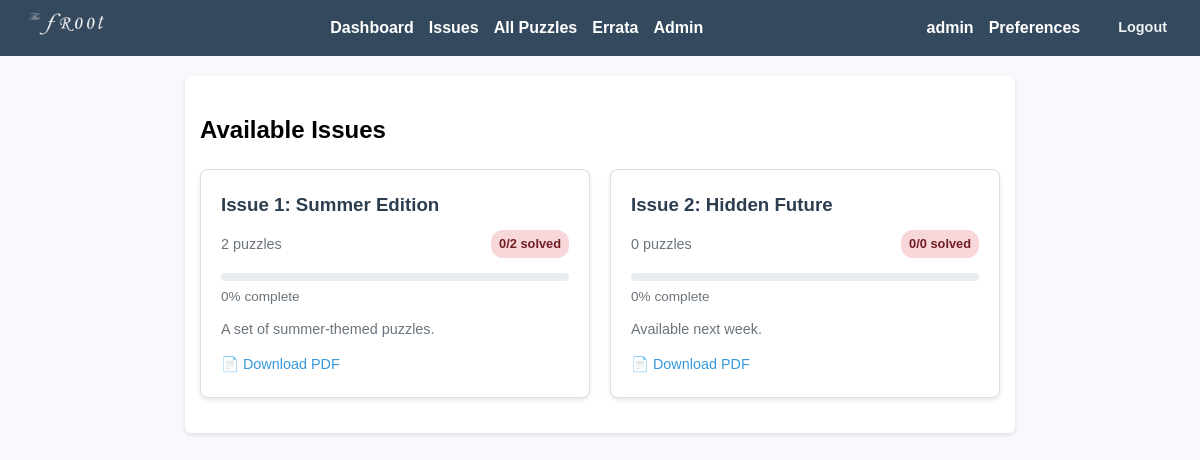
/issues (signed in), run on the app's committed database.
### app/models.py (models this page shows, shortened)
class User(UserMixin, db.Model):
    id = db.Column(db.Integer, primary_key=True)
    username = db.Column(db.String(150), unique=True, nullable=False)
    email = db.Column(db.String(150), unique=True, nullable=False)
    display_name = db.Column(db.String(150), nullable=True)
    password_hash = db.Column(db.String(200), nullable=False)
    is_admin = db.Column(db.Boolean, default=False)
    email_notifications = db.Column(db.Boolean, default=True)
    notify_new_issues = db.Column(db.Boolean, default=True)
    notify_new_hints = db.Column(db.Boolean, default=True)
    submissions = db.relationship('Submission', backref='user', lazy=True)

class Issue(db.Model):
    id = db.Column(db.Integer, primary_key=True)
    title = db.Column(db.String(200), nullable=False)
    description = db.Column(db.Text, nullable=True)
    pdf_filename = db.Column(db.String(200), nullable=True)
    answer_pdf_filename = db.Column(db.String(200), nullable=True)
    available_date = db.Column(db.DateTime(timezone=True), nullable=False, default=lambda: datetime.now(timezone.utc))
    puzzles = db.relationship('Puzzle', backref='issue', lazy=True)

### app/puzzles.py (the view)
@puzzle_bp.route('/issues')
@login_required
def list_issues():
    issues = Issue.query.order_by(Issue.available_date).all()
    current_time = datetime.now(timezone.utc)
    issue_progress = []
    for issue in issues:
        puzzle_count = len(issue.puzzles)
        solved_count = 0
        if puzzle_count > 0:
            puzzle_ids = [p.id for p in issue.puzzles]
            solved_count = Submission.query.filter(
                Submission.user_id == current_user.id,
                Submission.puzzle_id.in_(puzzle_ids),
                Submission.is_correct == True
            ).count()
        progress_percentage = (solved_count / puzzle_count * 100) if puzzle_count > 0 else 0
        issue_progress.append({
            'issue': issue,
            'puzzle_count': puzzle_count,
            'solved_count': solved_count,
            'progress_percentage': progress_percentage
        })
    return render_template('issue_list.html', issue_progress=issue_progress, current_time=current_time)

### app/templates/issue_list.html (shortened to what this page needs)
{% extends "base.html" %}
{% block content %}
<h2>Available Issues</h2>
<div class="issues-grid">
  {% for item in issue_progress %}
    {% set issue = item.issue %}
    {% if issue.available_date|to_utc <= current_time %}
      <div class="issue-card">
        <div class="issue-header">
          <h3><a href="{{ url_for('puzzle.issue_detail', issue_id=issue.id) }}">{{ issue.title }}</a></h3>
          <div class="issue-meta">
            <span class="puzzle-count">{{ item.puzzle_count }} puzzles</span>
            <span class="completion-badge {% if item.progress_percentage == 100 %}complete{% elif item.progress_percentage > 0 %}partial{% endif %}">
              {{ item.solved_count }}/{{ item.puzzle_count }} solved
            </span>
          </div>
        </div>
        <div class="progress-container">
          <div class="progress-bar">
          </div>
          <span class="progress-text">{{ "%.0f"|format(item.progress_percentage) }}% complete</span>
        </div>
        {% if issue.description %}
          <p class="issue-description">{{ issue.description[:100] }}{{ '...' if issue.description|length > 100 else '' }}</p>
        {% endif %}
        {% if issue.pdf_filename %}
          <div class="issue-download">
            <a href="{{ url_for('static', filename='pdfs/' + issue.pdf_filename) }}" target="_blank" download>
              📄 Download PDF
            </a>
          </div>
        {% endif %}
      </div>
    {% endif %}
  {% endfor %}
</div>
{% endblock %}

### app/templates/base.html (shortened to what this page needs)
<!DOCTYPE html>
<html>
<head>
    <link rel="stylesheet" href="{{ url_for('static', filename='style.css') }}">
</head>
<body>
  <nav>
    <div class="nav-content">
      <div class="nav-logo">
        <img src="{{ url_for('static', filename='img/logo.png') }}" alt="Logo">
      </div>
      <div class="nav-links">
        {% if current_user.is_authenticated %}
            <a href="{{ url_for('puzzle.user_dashboard') }}">Dashboard</a>
            <a href="{{ url_for('puzzle.list_issues') }}">Issues</a>
            <a href="{{ url_for('puzzle.list_puzzles') }}">All Puzzles</a>
            <a href="{{ url_for('puzzle.errata_list') }}">Errata</a>
            {% if current_user.is_admin %}
                <a href="{{ url_for('admin.dashboard') }}">Admin</a>
            {% endif %}
        {% else %}
            <a href="{{ url_for('main.index') }}">Home</a>
            <a href="{{ url_for('puzzle.errata_list') }}">Errata</a>
            <a href="{{ url_for('auth.login') }}">Login</a>
            <a href="{{ url_for('auth.register') }}">Register</a>
        {% endif %}
      </div>
      {% if current_user.is_authenticated %}
        <div class="user-profile">
          <div class="user-info">
            <span class="user-name">{{ current_user.username }}</span>
            <a href="{{ url_for('auth.preferences') }}" class="preferences-link">Preferences</a>
            <a href="{{ url_for('auth.logout') }}" class="logout-link">Logout</a>
          </div>
        </div>
      {% endif %}
    </div>
</nav>
  <div class="container">
        {% block content %}{% endblock %}
    </div>
</body>
</html>

### app/static/style.css (style rules this page uses)
body { font-family: Arial, sans-serif; background-color: #f7f9fc; margin: 0; padding: 0; line-height: 1.6; }
nav { background-color: #34495e; padding: 10px; color: white; }
.nav-content { display: flex; justify-content: space-between; align-items: center; gap: 20px; }
.nav-links { display: flex; align-items: center; }
nav a { color: white; margin-right: 15px; text-decoration: none; font-weight: bold; }
.nav-logo img { height: 28px; width: auto; }
.user-profile { display: flex; align-items: center; }
.user-info { display: flex; align-items: center; gap: 15px; }
.user-name { color: white; font-weight: bold; }
.logout-link { color: #ecf0f1; text-decoration: none; font-size: 0.9em; padding: 4px 8px; border-radius: 4px; transition: background-color 0.3s ease; }
.container { max-width: 800px; margin: 20px auto; padding: 15px; background-color: white; border-radius: 6px; box-shadow: 0 2px 5px rgba(0, 0, 0, 0.1); }
.issues-grid { display: grid; grid-template-columns: repeat(auto-fill, minmax(350px, 1fr)); gap: 20px; margin: 20px 0; }
.issue-card { background: white; border: 1px solid #ddd; border-radius: 8px; padding: 20px; box-shadow: 0 2px 4px rgba(0,0,0,0.1); transition: box-shadow 0.3s ease; }
.issue-header { margin-bottom: 15px; }
.issue-header h3 { margin: 0 0 10px 0; color: #2c3e50; }
.issue-header h3 a { color: #2c3e50; text-decoration: none; }
.issue-meta { display: flex; justify-content: space-between; align-items: center; margin-bottom: 10px; }
.puzzle-count { font-size: 0.9em; color: #6c757d; }
.completion-badge { padding: 4px 8px; border-radius: 12px; font-size: 0.8em; font-weight: bold; }
.completion-badge:not(.complete):not(.partial) { background: #f8d7da; color: #721c24; }
.progress-container { margin: 10px 0; }
.progress-bar { width: 100%; height: 8px; background: #e9ecef; border-radius: 4px; overflow: hidden; }
.progress-text { font-size: 0.85em; color: #6c757d; margin-top: 5px; display: block; }
.issue-description { color: #6c757d; font-size: 0.9em; margin: 10px 0; }
.issue-download { margin-top: 10px; }
.issue-download a { color: #3498db; text-decoration: none; font-size: 0.9em; }

### data on the page
User: username "admin"
Issue: title "Issue 1: Summer Edition", description "A set of summer-themed puzzles."
Issue: title "Issue 2: Hidden Future", description "Available next week."

### other printed values
{{ item.puzzle_count }} "2" "0"
{{ item.solved_count }} "0" "0"
{{ "%.0f"|format(item.progress_percentage) }} "0" "0"
